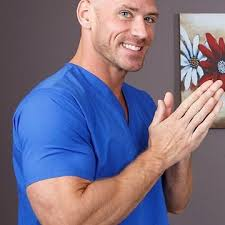
#> input picture image-processing/download.jpeg, 225 x 225 px, found by its file name
$ python image-transformation.py
#> lines starting #> are read from the running program, lines starting #| are printed output that depends on the picture
import cv2
import numpy as np

image1 = cv2.imread('./download.jpeg', cv2.COLOR_BGR2GRAY)
#> image1 is the input picture: shape (225, 225, 3); mean B, G, R 135.2, 111.7, 120.1
image = cv2.imread('./download.jpeg', cv2.IMREAD_GRAYSCALE)
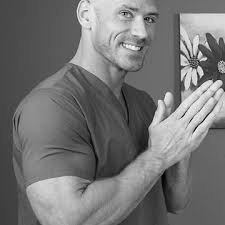
#> image: shape (225, 225); min 0, max 255, mean 117

image_float = np.float32(image)

c = 255 / np.log(1 + np.max(image_float))
#> c = 45.99
log_image = c * (np.log(1 + image_float))
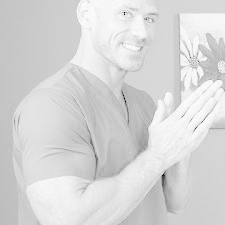
#> log_image: shape (225, 225) float32; min 0, max 255, mean 215.5

log_image = np.uint8(log_image)

cv2.imshow('Original Color Image', image1)
cv2.imshow('Gray Scaled Image', image)
cv2.imshow('Log Transformed Image', log_image)
cv2.waitKey(0)
cv2.destroyAllWindows()
